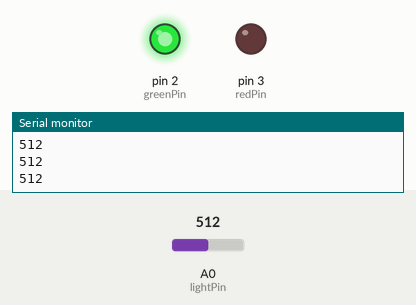
This sketch was run on a simulated Arduino Uno, built with avr-gcc and run on an emulated ATmega328P. On the bench: output pins drawn as LEDs (lit = HIGH), the last lines printed to the serial monitor. The test bench sets the inputs (shaded band); at power-on: A0 (lightPin) = 512.

Above: at 1.2 s.
1.3 s: A0 (lightPin) set to 165
2.8 s: A0 (lightPin) set to 142
At 4.1 s:
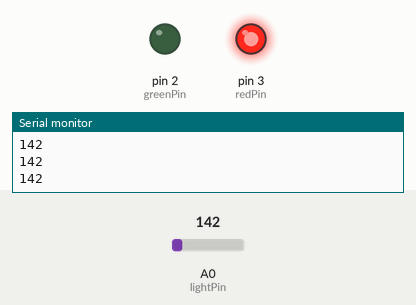
4.5 s: A0 (lightPin) set to 160
At 5.3 s:
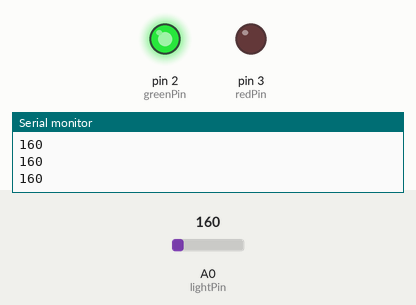
6.0 s: A0 (lightPin) set to 140
At 6.5 s:
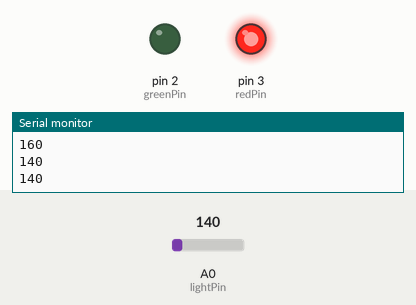
Timing chart, 0 to 8.5 s (numbered marks = the images above; inputs shaded):
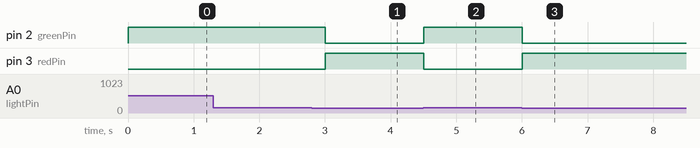

Measured:
- the behaviour switches between 150 and 149 on A0 (lightPin) (found by bisection; images 0 and 1)
- after the input at 2.8 s, pin 2 (greenPin): HIGH → LOW after 0.20 s; pin 3 (redPin): LOW → HIGH after 0.20 s
- after the input at 4.5 s, pin 2 (greenPin): LOW → HIGH at once; pin 3 (redPin): HIGH → LOW at once
- after the input at 6.0 s, pin 2 (greenPin): HIGH → LOW at once; pin 3 (redPin): LOW → HIGH at once

The sketch:

25-understanding_photoresistors_photo_detectors.ino
```cpp
int lightPin = A0;
int greenPin = 2;
int redPin = 3;
int lightVal;

void setup() {
  // put your setup code here, to run once:
  pinMode(lightPin, INPUT);
  pinMode(greenPin, OUTPUT);
  pinMode(redPin, OUTPUT);
  Serial.begin(9600);
}

void loop() {
  // put your main code here, to run repeatedly:
  lightVal = analogRead(lightPin);
  handleLeds(lightVal);
  Serial.println(lightVal);
  delay(250);
}

void handleLeds(int value) {
  if (value < 150) {
    digitalWrite(redPin, HIGH);
    digitalWrite(greenPin, LOW);
  } else {
    digitalWrite(greenPin, HIGH);
    digitalWrite(redPin, LOW);
  }
}
```
